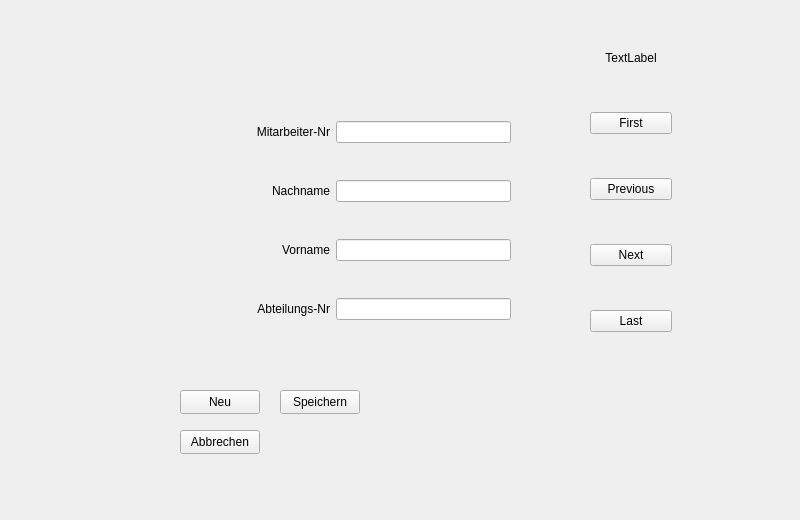
<?xml version="1.0" encoding="UTF-8"?>
<ui version="4.0">
 <class>Widget</class>
 <widget class="QWidget" name="Widget">
  <property name="geometry">
   <rect>
    <x>0</x>
    <y>0</y>
    <width>800</width>
    <height>520</height>
   </rect>
  </property>
  <property name="windowTitle">
   <string>Widget</string>
  </property>
  <widget class="QWidget" name="layoutWidget">
   <property name="geometry">
    <rect>
     <x>180</x>
     <y>90</y>
     <width>331</width>
     <height>261</height>
    </rect>
   </property>
   <layout class="QVBoxLayout" name="verticalLayout">
    <item>
     <layout class="QHBoxLayout" name="horizontalLayout">
      <item>
       <widget class="QLabel" name="label">
        <property name="minimumSize">
         <size>
          <width>150</width>
          <height>0</height>
         </size>
        </property>
        <property name="text">
         <string>Mitarbeiter-Nr</string>
        </property>
        <property name="alignment">
         <set>Qt::AlignRight|Qt::AlignTrailing|Qt::AlignVCenter</set>
        </property>
        <property name="margin">
         <number>20</number>
        </property>
       </widget>
      </item>
      <item>
       <widget class="QLineEdit" name="leMNr"/>
      </item>
     </layout>
    </item>
    <item>
     <layout class="QHBoxLayout" name="horizontalLayout_2">
      <item>
       <widget class="QLabel" name="label_2">
        <property name="minimumSize">
         <size>
          <width>150</width>
          <height>0</height>
         </size>
        </property>
        <property name="text">
         <string>Nachname</string>
        </property>
        <property name="alignment">
         <set>Qt::AlignRight|Qt::AlignTrailing|Qt::AlignVCenter</set>
        </property>
        <property name="margin">
         <number>20</number>
        </property>
       </widget>
      </item>
      <item>
       <widget class="QLineEdit" name="leMNachname"/>
      </item>
     </layout>
    </item>
    <item>
     <layout class="QHBoxLayout" name="horizontalLayout_3">
      <item>
       <widget class="QLabel" name="label_3">
        <property name="minimumSize">
         <size>
          <width>150</width>
          <height>0</height>
         </size>
        </property>
        <property name="text">
         <string>Vorname</string>
        </property>
        <property name="alignment">
         <set>Qt::AlignRight|Qt::AlignTrailing|Qt::AlignVCenter</set>
        </property>
        <property name="margin">
         <number>20</number>
        </property>
       </widget>
      </item>
      <item>
       <widget class="QLineEdit" name="leMVorname"/>
      </item>
     </layout>
    </item>
    <item>
     <layout class="QHBoxLayout" name="horizontalLayout_4">
      <item>
       <widget class="QLabel" name="label_4">
        <property name="minimumSize">
         <size>
          <width>150</width>
          <height>0</height>
         </size>
        </property>
        <property name="text">
         <string>Abteilungs-Nr</string>
        </property>
        <property name="alignment">
         <set>Qt::AlignRight|Qt::AlignTrailing|Qt::AlignVCenter</set>
        </property>
        <property name="margin">
         <number>20</number>
        </property>
       </widget>
      </item>
      <item>
       <widget class="QLineEdit" name="leMAbtNr"/>
      </item>
     </layout>
    </item>
   </layout>
  </widget>
  <widget class="QWidget" name="layoutWidget">
   <property name="geometry">
    <rect>
     <x>590</x>
     <y>10</y>
     <width>82</width>
     <height>361</height>
    </rect>
   </property>
   <layout class="QVBoxLayout" name="verticalLayout_2">
    <item>
     <widget class="QLabel" name="lblPosition">
      <property name="maximumSize">
       <size>
        <width>16777215</width>
        <height>20</height>
       </size>
      </property>
      <property name="text">
       <string>TextLabel</string>
      </property>
      <property name="alignment">
       <set>Qt::AlignCenter</set>
      </property>
     </widget>
    </item>
    <item>
     <widget class="QPushButton" name="btnFirst">
      <property name="text">
       <string>First</string>
      </property>
     </widget>
    </item>
    <item>
     <widget class="QPushButton" name="btnPrevious">
      <property name="text">
       <string>Previous</string>
      </property>
     </widget>
    </item>
    <item>
     <widget class="QPushButton" name="btnNext">
      <property name="text">
       <string>Next</string>
      </property>
     </widget>
    </item>
    <item>
     <widget class="QPushButton" name="btnLast">
      <property name="text">
       <string>Last</string>
      </property>
     </widget>
    </item>
   </layout>
  </widget>
  <widget class="QPushButton" name="btnNew">
   <property name="geometry">
    <rect>
     <x>180</x>
     <y>390</y>
     <width>80</width>
     <height>24</height>
    </rect>
   </property>
   <property name="text">
    <string>Neu</string>
   </property>
  </widget>
  <widget class="QPushButton" name="btnCancel">
   <property name="geometry">
    <rect>
     <x>180</x>
     <y>430</y>
     <width>80</width>
     <height>24</height>
    </rect>
   </property>
   <property name="text">
    <string>Abbrechen</string>
   </property>
  </widget>
  <widget class="QPushButton" name="btnSave">
   <property name="geometry">
    <rect>
     <x>280</x>
     <y>390</y>
     <width>80</width>
     <height>24</height>
    </rect>
   </property>
   <property name="text">
    <string>Speichern</string>
   </property>
  </widget>
 </widget>
 <resources/>
 <connections/>
</ui>
